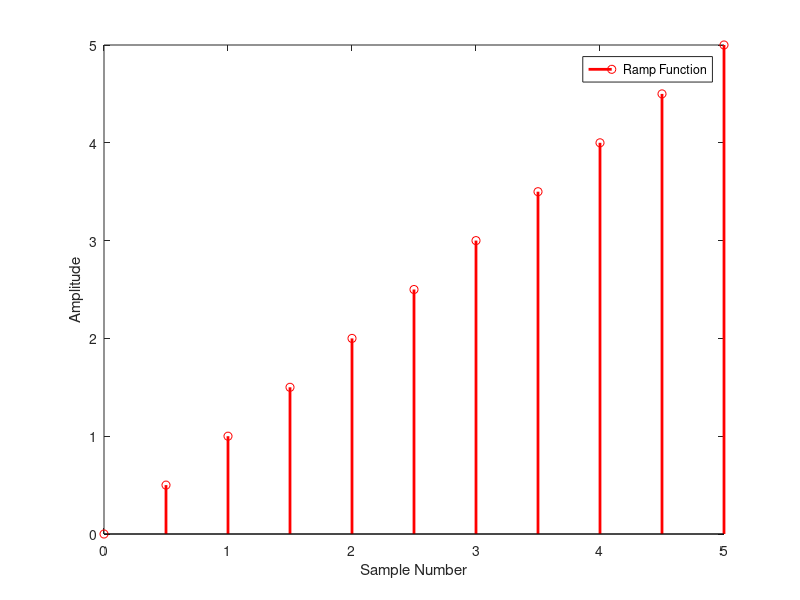

The MATLAB script that drew this image:
%Ramp function
t = -5:0.5:5;
x1 = 1;
x2 = 0;
x = t(t>=0);
stem(t(t>=0),x, 'r', 'LineWidth', 2);
legend('Ramp Function');
xlabel('Sample Number');
ylabel('Amplitude');
